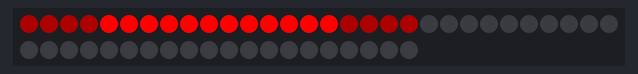
Bench run of a sketch on a simulated ESP32. Shown: 50 RGB LEDs in strip order, left to right, continuing on the next row.

Above: at 0.15 s.
At 0.85 s:
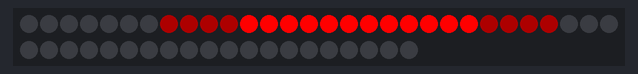
At 1.65 s:
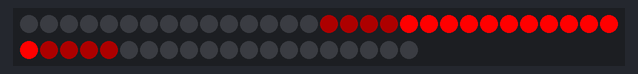
At 3.2 s:
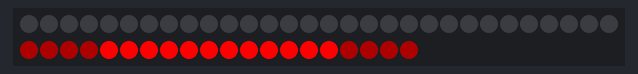
At 4.95 s:
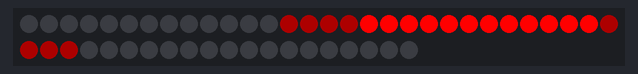
At 6.75 s:
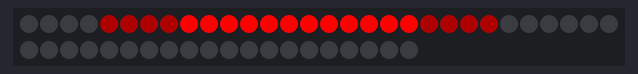

Measured:
- by itself, everything shown: repeats every 6.2 s, in 60 steps

The sketch:

cylonws2812chasingled144moretail.ino
```cpp
/*
* ws1812 144 leds grb (Adjusted for non-blocking millis timing)
* esp32 dev module
* * Features:
* 1. Non-blocking animation using elapsedMillis.
* 2. Variable size chasing segment (NR_OF_CHASING_LEDS).
* 3. Proportional dimmed tail (20% of length, 20% brightness) if chase segment > 10.
*/

#include <Adafruit_NeoPixel.h>
#include <elapsedMillis.h> // Required for non-blocking timing

#define PIN 16 //gpio data to levelconverter to strip
#define NUM_LEDS 50 //total leds in strip
#define NR_OF_CHASING_LEDS 20 // <-- Define the length of the chasing segment
#define scantime 100         // The step interval in milliseconds (how fast it moves)

// --- DEFINITIONS FOR DIMMED TAIL ---
#define MIN_CHASE_FOR_TAIL 10  // Minimum chase length to enable the variable tail
#define TAIL_SIZE_PERCENT 20   // Percentage of NR_OF_CHASING_LEDS used for the tail
#define DIM_PERCENT 20         // Brightness percentage of the tail compared to the main color

// Use NEO_GRB for typical WS2812/SK6812 RGB strips
Adafruit_NeoPixel strip = Adafruit_NeoPixel(NUM_LEDS, PIN, NEO_GRB + NEO_KHZ800);

// --- GLOBAL VARIABLES FOR ELAPSEDMILLIS AND CHASE STATE ---
elapsedMillis timeSinceLastStep; // Tracks time since the last animation step
int chasePosition = 0;            // Current starting index of the chasing segment
bool directionForward = true;     // Direction of the chase (true = forward, false = reverse)

// --- HELPER FUNCTION TO DIM A COLOR ---
uint32_t dimColor(uint32_t color, int dimPercentage) {
  // Extract RGB components
  uint8_t r = (color >> 16) & 0xFF;
  uint8_t g = (color >>  8) & 0xFF;
  uint8_t b = (color >>  0) & 0xFF;

  // Calculate the factor (e.g., 20% dim is 0.20 factor)
  float factor = (float)dimPercentage / 100.0f;

  // Apply the factor and return the new color
  return strip.Color(
    (uint8_t)(r * factor),
    (uint8_t)(g * factor),
    (uint8_t)(b * factor)
  );
}

void setup() {
  Serial.begin(9600);
  strip.begin();
  strip.show(); // Initialize all pixels to 'off'

  // Initialize the chase state
  chasePosition = 0;
  directionForward = true;
  timeSinceLastStep = 0;
}

void loop() {
  // The non-blocking function is called repeatedly, but only updates
  // the LEDs when the 'scantime' interval has passed.
  chasingWithVariableTailNonBlocking(strip.Color(255, 0, 0), scantime);

  // Other non-blocking code can go here (e.g., sensor readings, WiFi checks)
}

// --- NON-BLOCKING ANIMATION FUNCTION ---
void chasingWithVariableTailNonBlocking(uint32_t brightColor, uint16_t interval) {

  // Check if the required time interval has passed
  if (timeSinceLastStep >= interval) {
    // Reset timer and proceed with the animation step
    timeSinceLastStep = 0;

    // 1. Calculate the tail size and dimmed color
    bool useVariableTail = (NR_OF_CHASING_LEDS > MIN_CHASE_FOR_TAIL);
    int tailSize = 0;
    if (useVariableTail) {
      // Calculate the size of the tail (20% of the chase segment length)
      tailSize = (int)((float)NR_OF_CHASING_LEDS * ((float)TAIL_SIZE_PERCENT / 100.0f));
      // Ensure minimum and maximum practical tail sizes
      if (tailSize == 0) tailSize = 1;
      if (tailSize > NR_OF_CHASING_LEDS / 2) tailSize = NR_OF_CHASING_LEDS / 2;
    }

    // *** CORRECTION: Renamed variable to avoid conflict with the dimColor function ***
    uint32_t fadedColor = dimColor(brightColor, DIM_PERCENT);

    // 2. Clear the strip before drawing the next frame
    strip.clear();

    // 3. Draw the chasing segment at the current chasePosition
    for(int j = 0; j < NR_OF_CHASING_LEDS; j++) {
      int currentPixel = chasePosition + j;

      if (currentPixel < strip.numPixels()) { // Safety check

        // Determine the color based on the position (j) within the chasing segment
        // Pixels in the leading tail (j < tailSize) OR trailing tail (j >= end of bright body)
        if (useVariableTail && (j < tailSize || j >= (NR_OF_CHASING_LEDS - tailSize))) {
          strip.setPixelColor(currentPixel, fadedColor);
        } else {
          // Main bright body
          strip.setPixelColor(currentPixel, brightColor);
        }
      }
    }

    // 4. Send the data to the LED strip
    strip.show();

    // 5. Calculate the next chasePosition and handle direction reversal
    int maxStart = strip.numPixels() - NR_OF_CHASING_LEDS;

    if (directionForward) {
      chasePosition++;
      if (chasePosition > maxStart) {
        directionForward = false;
        chasePosition = maxStart; // Start reversing from the max position
      }
    } else {
      chasePosition--;
      if (chasePosition < 0) {
        directionForward = true;
        chasePosition = 0; // Start moving forward from the min position
      }
    }
  }
}
```
